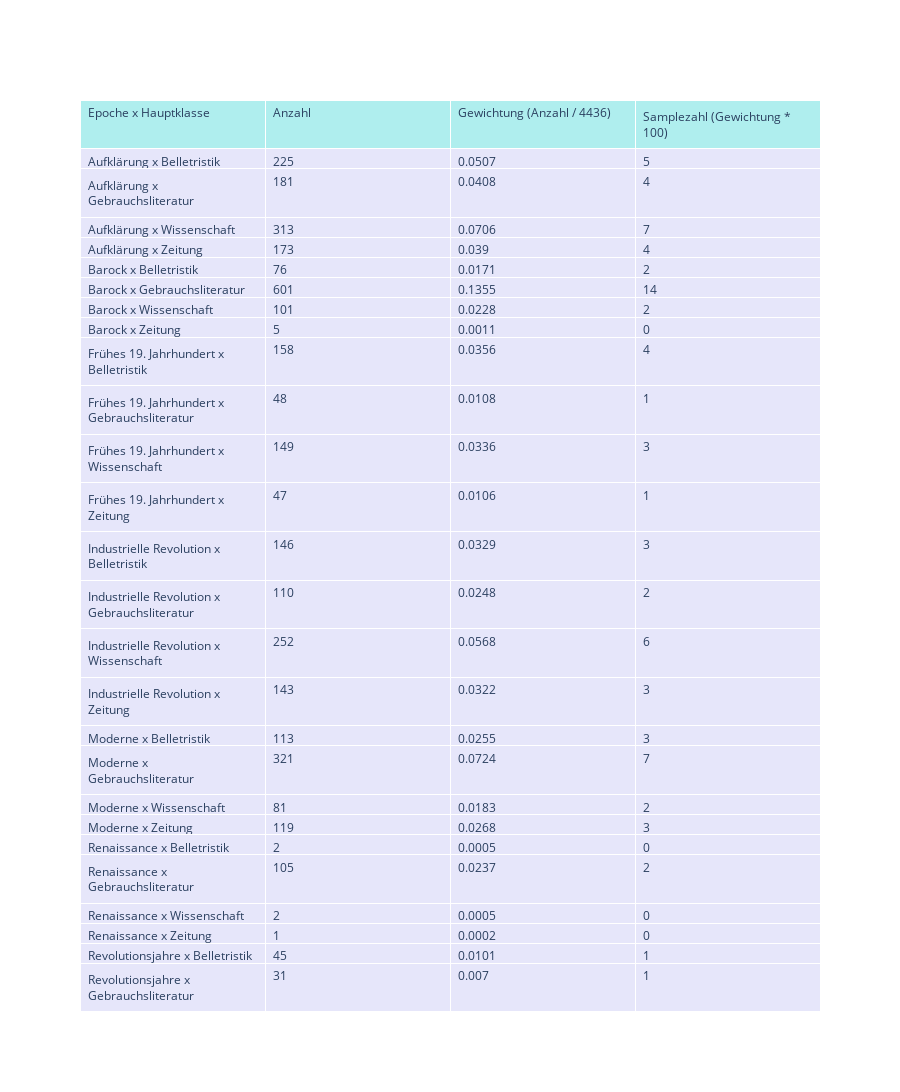

Notebook source saved alongside this figure:
### Markdown cell above
Jetzt wird die Berechnung der Gewichtung gemacht, um Herauszufinden, welche Samplingmenge von wo genommen werden sollte. Dafür kann das DataFrame von vorhin verwendet werden. Die Gewichtung und die Samplesize müssen noch hinzugefügt werden.

### Code cell
epochen_genres_count["weight"] = [count / 4436 for count in epochen_genres_count["count"]]
epochen_genres_count["sample"] = [weight * 100 for weight in epochen_genres_count["weight"]]

fig = go.Figure(data=[go.Table(
    header=dict(values=["Epoche x Hauptklasse", "Anzahl", "Gewichtung (Anzahl / 4436)", "Samplezahl (Gewichtung * 100)"],
                fill_color="paleturquoise",
                align="left"),
    cells=dict(values=[list(epochen_genres_count["epochen_genres_strata"]), list(epochen_genres_count["count"]), list(round(epochen_genres_count["weight"], 4)), list(round(epochen_genres_count["sample"], 0))],
               fill_color="lavender",
               align="left"))
])
fig.update_layout(height=1490)
fig.show()

### Figure 1 — Plotly figure (JSON) as saved in the notebook; plotly's stock layout.template omitted (floating-point values rounded to 4 significant figures)
{"data": [{"cells": {"align": "left", "fill": {"color": "lavender"}, "values": [["Aufklärung x Belletristik", "Aufklärung x Gebrauchsliteratur", "Aufklärung x Wissenschaft", "Aufklärung x Zeitung", "Barock x Belletristik", "Barock x Gebrauchsliteratur", "Barock x Wissenschaft", "Barock x Zeitung", "Frühes 19. Jahrhundert x Belletristik", "Frühes 19. Jahrhundert x Gebrauchsliteratur", "Frühes 19. Jahrhundert x Wissenschaft", "Frühes 19. Jahrhundert x Zeitung", "Industrielle Revolution x Belletristik", "Industrielle Revolution x Gebrauchsliteratur", "Industrielle Revolution x Wissenschaft", "Industrielle Revolution x Zeitung", "Moderne x Belletristik", "Moderne x Gebrauchsliteratur", "Moderne x Wissenschaft", "Moderne x Zeitung", "Renaissance x Belletristik", "Renaissance x Gebrauchsliteratur", "Renaissance x Wissenschaft", "Renaissance x Zeitung", "Revolutionsjahre x Belletristik", "Revolutionsjahre x Gebrauchsliteratur", "Revolutionsjahre x Wissenschaft", "Revolutionsjahre x Zeitung", "Spätmittelalter x Belletristik", "Spätmittelalter x Gebrauchsliteratur"], [225, 181, 313, 173, 76, 601, 101, 5, 158, 48, 149, 47, 146, 110, 252, 143, 113, 321, 81, 119, 2, 105, 2, 1, 45, 31, 43, 829, 4, 12], [0.0507, 0.0408, 0.0706, 0.039, 0.0171, 0.1355, 0.0228, 0.0011, 0.0356, 0.0108, 0.0336, 0.0106, 0.0329, 0.0248, 0.0568, 0.0322, 0.0255, 0.0724, 0.0183, 0.0268, 0.0005, 0.0237, 0.0005, 0.0002, 0.0101, 0.007, 0.0097, 0.1869, 0.0009, 0.0027], [5, 4, 7, 4, 2, 14, 2, 0, 4, 1, 3, 1, 3, 2, 6, 3, 3, 7, 2, 3, 0, 2, 0, 0, 1, 1, 1, 19, 0, 0]]}, "header": {"align": "left", "fill": {"color": "paleturquoise"}, "values": ["Epoche x Hauptklasse", "Anzahl", "Gewichtung (Anzahl / 4436)", "Samplezahl (Gewichtung * 100)"]}, "type": "table"}], "layout": {"height": 1490}}
